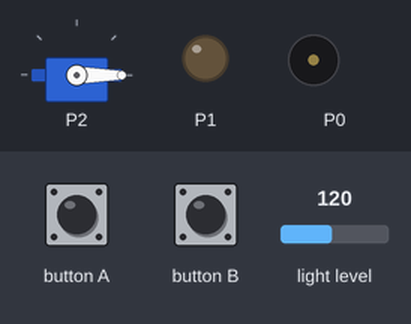
The program below on a simulated BBC micro:bit (MakeCode). Shown: servo, output pins drawn as LEDs (lit = HIGH), buzzer (waves = sounding). Dashed ring = blinking. The test bench sets the inputs (shaded band); at power-on: light level 120.

Above: at 1.2 s.
1.3 s: button A pressed for 0.15 s
At 4.2 s:
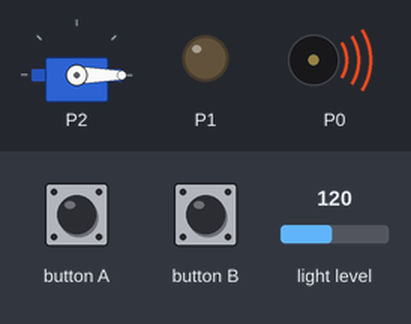
4.4 s: light level set to 82
7.4 s: light level set to 76
At 8.3 s:
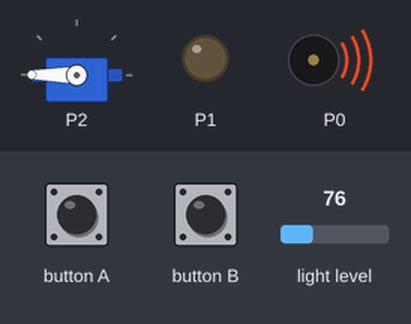
10.4 s: button B pressed for 0.15 s
At 10.92 s:
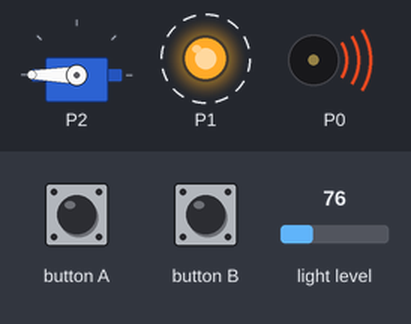
13.4 s: button B pressed for 1 s
At 15.9 s:
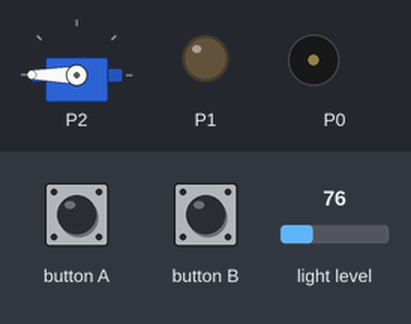
16.4 s: button B pressed for 3.2 s
At 16.5 s:
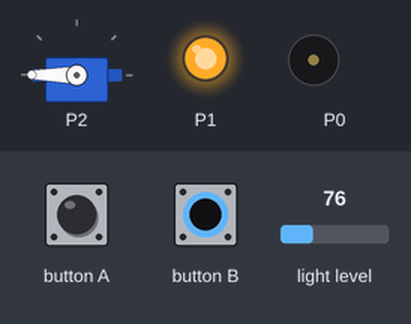
Timing chart, 0 to 22.0 s (numbered marks = the images above; inputs shaded):
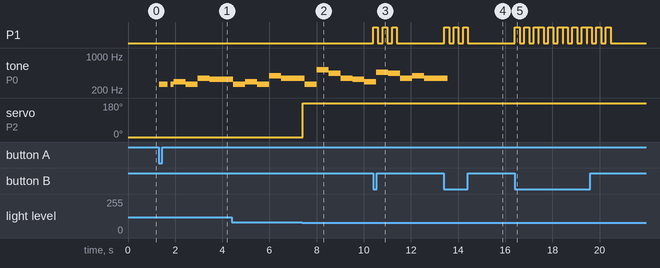

The program:

main.ts
```typescript
basic.forever(function () {
    if (input.lightLevel() < 80) {
        pins.servoWritePin(AnalogPin.P2, 180)
    } else {
        pins.servoWritePin(AnalogPin.P2, 0)
    }
})
basic.forever(function () {
    if (input.buttonIsPressed(Button.A)) {
        music.startMelody(music.builtInMelody(Melodies.Birthday), MelodyOptions.Once)
    }
})
basic.forever(function () {
    if (input.buttonIsPressed(Button.B)) {
        pins.digitalWritePin(DigitalPin.P1, 1)
        basic.pause(200)
        pins.digitalWritePin(DigitalPin.P1, 0)
        basic.pause(200)
        pins.digitalWritePin(DigitalPin.P1, 1)
        basic.pause(200)
        pins.digitalWritePin(DigitalPin.P1, 0)
        basic.pause(200)
        pins.digitalWritePin(DigitalPin.P1, 1)
        basic.pause(200)
        pins.digitalWritePin(DigitalPin.P1, 0)
    }
})
```

test.ts
```typescript
// 在此处测试；当此软件包作为插件使用时，将不会编译此软件包。
```

Measured:
- the behaviour switches between 80 and 79 on light level (found by bisection; images 1 and 2)
- after the input at 1.3 s, tone on P0: plays 262 Hz for 0.38 s, 262 Hz for 0.13 s, 294 Hz for 0.51 s, 262 Hz for 0.51 s, 349 Hz for 0.51 s, 330 Hz for 0.94 s, starting at once
- after the input at 7.4 s, servo on P2: 0° → 180° at once
- after the input at 10.4 s, P1: alternates HIGH for 0.20 s and LOW for 0.20 s, 6 changes in all, then stays LOW, starting at once
- after the input at 13.4 s, P1: alternates HIGH for 0.20 s and LOW for 0.20 s, 6 changes in all, then stays LOW, starting at once
- after the input at 16.4 s, P1: LOW → HIGH at once, then repeats every 1.0 s: 2 × (LOW 0.20 s, HIGH 0.20 s), LOW 0.02 s, HIGH 0.20 s, until it stays LOW from 20.5 s
